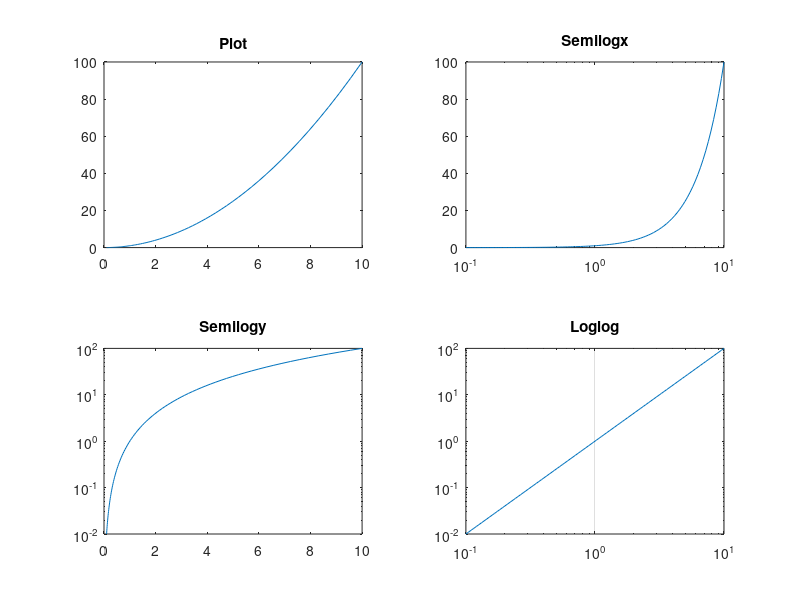

Write MATLAB code to recreate this figure.
% 06 4
% Logarithm Plots
clc
clear

x = logspace(-1, 1, 100);
y = x.^2;

subplot(2, 2, 1);
plot(x, y);
title('Plot');

subplot(2, 2, 2);
semilogx(x, y);
title('Semilogx');

subplot(2, 2, 3);
semilogy(x, y);
title('Semilogy');

subplot(2, 2, 4);
loglog(x, y);
title('Loglog');
set(gca,'XGrid','on');  % X轴加格线